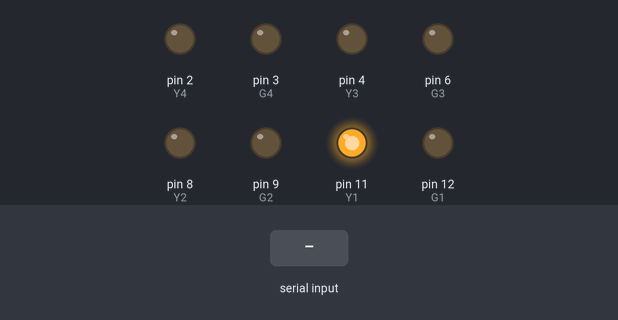
A sketch run on a simulated Arduino Uno, built with avr-gcc and run on an emulated ATmega328P. Shown: output pins drawn as LEDs (lit = HIGH). The inputs (shaded band) are chosen by the test bench. Pins used as bus, display or sensor lines are not drawn.

Above: at 4.1 s.
At 55.9 s:
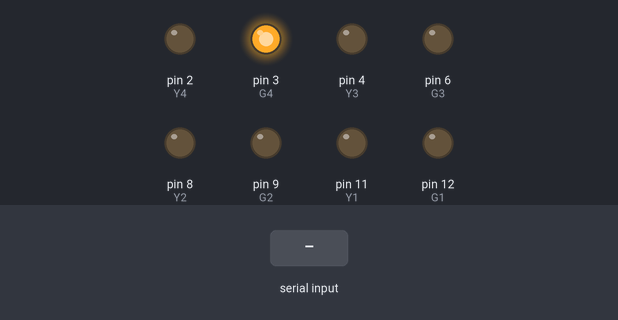
56.0 s: "4000355181A5" received over Serial
At 57.4 s:
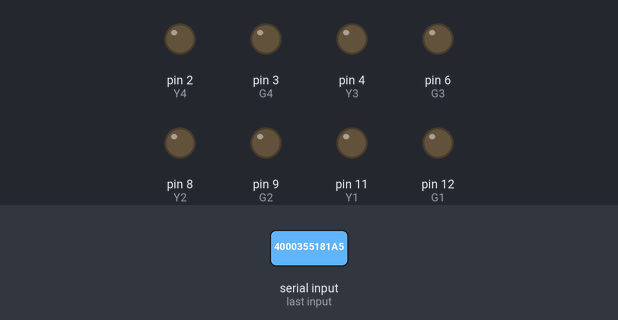
Timing chart, 0 to 63.5 s (numbered marks = the images above; inputs shaded):
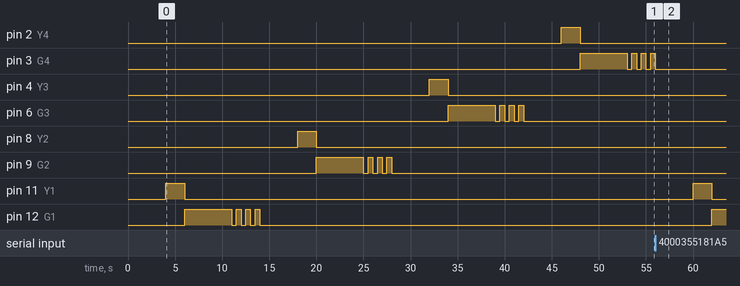

Measured:
- by itself, pin 12 (G1): repeats every 1.0 s: LOW 0.50 s, HIGH 0.50 s, until it stays LOW from 14.0 s

The sketch:

Arduino_Based_Traffic_Signal.ino
```cpp
//Prateek
//www.prateeks.in


char input[12];
int count = 0;

int G1 = 12;
int Y1 = 11;
int R1 = 10;
int G2 = 9;
int Y2 = 8;
int R2 = 7;
int G3 = 6;
int Y3 = 4;
int R3 = 5;
int G4 = 3;
int Y4 = 2;
int R4 = 13;


void setup()
{
  Serial.begin(9600);
  pinMode(G1, OUTPUT);
  pinMode(Y1, OUTPUT);
  pinMode(R1, OUTPUT);
  pinMode(G2, OUTPUT);
  pinMode(Y2, OUTPUT);
  pinMode(R2, OUTPUT);
  pinMode(G3, OUTPUT);
  pinMode(Y3, OUTPUT);
  pinMode(R3, OUTPUT);
  pinMode(G4, OUTPUT);
  pinMode(Y4, OUTPUT);
  pinMode(R4, OUTPUT);
  digitalWrite(R1, 1);
  digitalWrite(R2, 1);
  digitalWrite(R3, 1);
  digitalWrite(R4, 1);
  delay(4000);
  digitalWrite(Y1, 1);
  delay(2000);
}

void loop() {

  if (Serial.available())
  {
    count = 0;
    while (Serial.available() && count < 12)
    {
      input[count] = Serial.read();
      count++;
      delay(5);
    }
    if (count == 12)
    {
      if ((strncmp(input, "4000355181A5", 12) == 0))
      {
       digitalWrite(R1, LOW);
      digitalWrite(R2, LOW);
      digitalWrite(R3, LOW);
      digitalWrite(R4, LOW);
      digitalWrite(Y1, LOW);
      digitalWrite(Y2, LOW);
      digitalWrite(Y3, LOW);
      digitalWrite(Y4, LOW);
      digitalWrite(G1, HIGH);
      digitalWrite(G2, LOW);
      digitalWrite(G3, LOW);
      digitalWrite(G4, LOW);

      }

    }
    else if ((strncmp(input, "4000355181A5", 12) == 0))
    {
      digitalWrite(R1, LOW);
      digitalWrite(R2, LOW);
      digitalWrite(R3, LOW);
      digitalWrite(R4, LOW);
      digitalWrite(Y1, LOW);
      digitalWrite(Y2, LOW);
      digitalWrite(Y3, LOW);
      digitalWrite(Y4, LOW);
      digitalWrite(G1, HIGH);
      digitalWrite(G2, LOW);
      digitalWrite(G3, LOW);
      digitalWrite(G4, LOW);
    }
    delay(5000);

  }

  digitalWrite(Y4, 0);
  digitalWrite(R4, 1);
  digitalWrite(R1, 0);
  digitalWrite(G1, 1);
  digitalWrite(Y1, 0);
  delay(5000);
  digitalWrite(G1, 0);
  delay(500);
  digitalWrite(G1, 1);
  delay(500);
  digitalWrite(G1, 0);
  delay(500);
  digitalWrite(G1, 1);
  delay(500);
  digitalWrite(G1, 0);
  delay(500);
  digitalWrite(G1, 1);
  delay(500);


  digitalWrite(G1, 0);
  delay(2000);
  digitalWrite(R1, 1);
  digitalWrite(Y1, 0);
  delay(2000);
  digitalWrite(Y2, 1);
  delay(2000);
  digitalWrite(R2, 0);
  digitalWrite(G2, 1);
  digitalWrite(Y2, 0);
  delay(5000);
  digitalWrite(G2, 0);
  delay(500);
  digitalWrite(G2, 1);
  delay(500);
  digitalWrite(G2, 0);
  delay(500);
  digitalWrite(G2, 1);
  delay(500);
  digitalWrite(G2, 0);
  delay(500);
  digitalWrite(G2, 1);
  delay(500);


  digitalWrite(G2, 0);
  delay(2000);
  digitalWrite(R2, 1);
  digitalWrite(Y2, 0);
  delay(2000);
  digitalWrite(Y3, 1);
  delay(2000);
  digitalWrite(R3, 0);
  digitalWrite(G3, 1);
  digitalWrite(Y3, 0);
  delay(5000);
  digitalWrite(G3, 0);
  delay(500);
  digitalWrite(G3, 1);
  delay(500);
  digitalWrite(G3, 0);
  delay(500);
  digitalWrite(G3, 1);
  delay(500);
  digitalWrite(G3, 0);
  delay(500);
  digitalWrite(G3, 1);
  delay(500);


  digitalWrite(G3, 0);
  delay(2000);
  digitalWrite(R3, 1);
  digitalWrite(Y3, 0);
  delay(2000);
  digitalWrite(Y4, 1);
  delay(2000);
  digitalWrite(R4, 0);
  digitalWrite(G4, 1);
  digitalWrite(Y4, 0);
  delay(5000);
  digitalWrite(G4, 0);
  delay(500);
  digitalWrite(G4, 1);
  delay(500);
  digitalWrite(G4, 0);
  delay(500);
  digitalWrite(G4, 1);
  delay(500);
  digitalWrite(G4, 0);
  delay(500);
  digitalWrite(G4, 1);
  delay(500);

  digitalWrite(G4, 0);
  delay(2000);
  digitalWrite(R4, 1);
  digitalWrite(Y4, 0);
  delay(2000);
  digitalWrite(Y1, 1);
  delay(2000);
  digitalWrite(R1, 0);
  digitalWrite(G1, 1);
  digitalWrite(Y1, 0);
  delay(2000);

}
```
